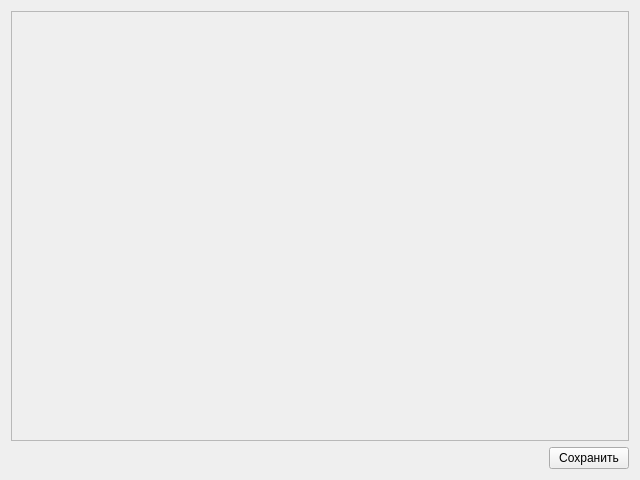
<?xml version="1.0" encoding="UTF-8"?>
<ui version="4.0">
 <class>RecordEditor</class>
 <widget class="QWidget" name="RecordEditor">
  <property name="geometry">
   <rect>
    <x>0</x>
    <y>0</y>
    <width>640</width>
    <height>480</height>
   </rect>
  </property>
  <property name="windowTitle">
   <string>Form</string>
  </property>
  <layout class="QVBoxLayout" name="verticalLayout_2">
   <item>
    <layout class="QVBoxLayout" name="verticalLayout" stretch="85,7">
     <item>
      <widget class="QScrollArea" name="scrollArea">
       <property name="widgetResizable">
        <bool>true</bool>
       </property>
       <widget class="QWidget" name="scrollAreaWidgetContents">
        <property name="geometry">
         <rect>
          <x>0</x>
          <y>0</y>
          <width>620</width>
          <height>419</height>
         </rect>
        </property>
        <layout class="QVBoxLayout" name="verticalLayout_3">
         <item>
          <layout class="QFormLayout" name="Form"/>
         </item>
        </layout>
       </widget>
      </widget>
     </item>
     <item>
      <layout class="QHBoxLayout" name="horizontalLayout_2">
       <property name="sizeConstraint">
        <enum>QLayout::SetMinimumSize</enum>
       </property>
       <item>
        <spacer name="horizontalSpacer">
         <property name="orientation">
          <enum>Qt::Horizontal</enum>
         </property>
         <property name="sizeHint" stdset="0">
          <size>
           <width>40</width>
           <height>20</height>
          </size>
         </property>
        </spacer>
       </item>
       <item>
        <widget class="QPushButton" name="SaveButton">
         <property name="text">
          <string>Сохранить</string>
         </property>
        </widget>
       </item>
      </layout>
     </item>
    </layout>
   </item>
  </layout>
 </widget>
 <resources/>
 <connections/>
</ui>
